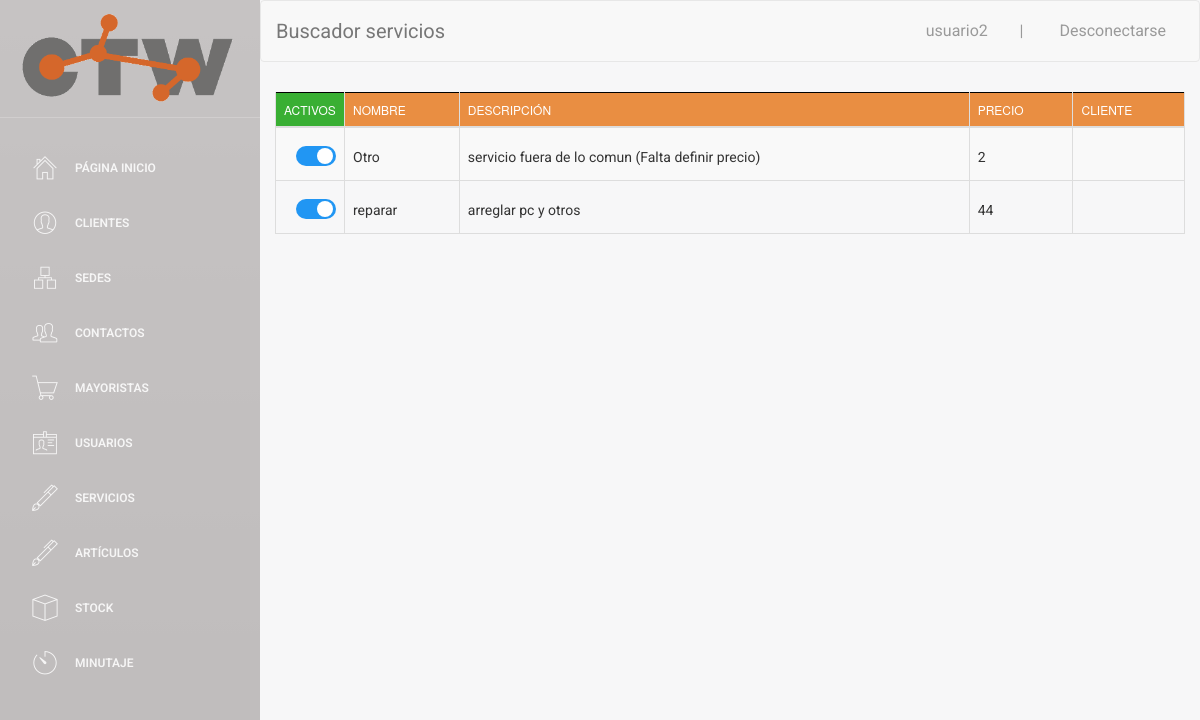
The page /buscador/buscador_servicios.php (signed in) on the database as committed earlier.
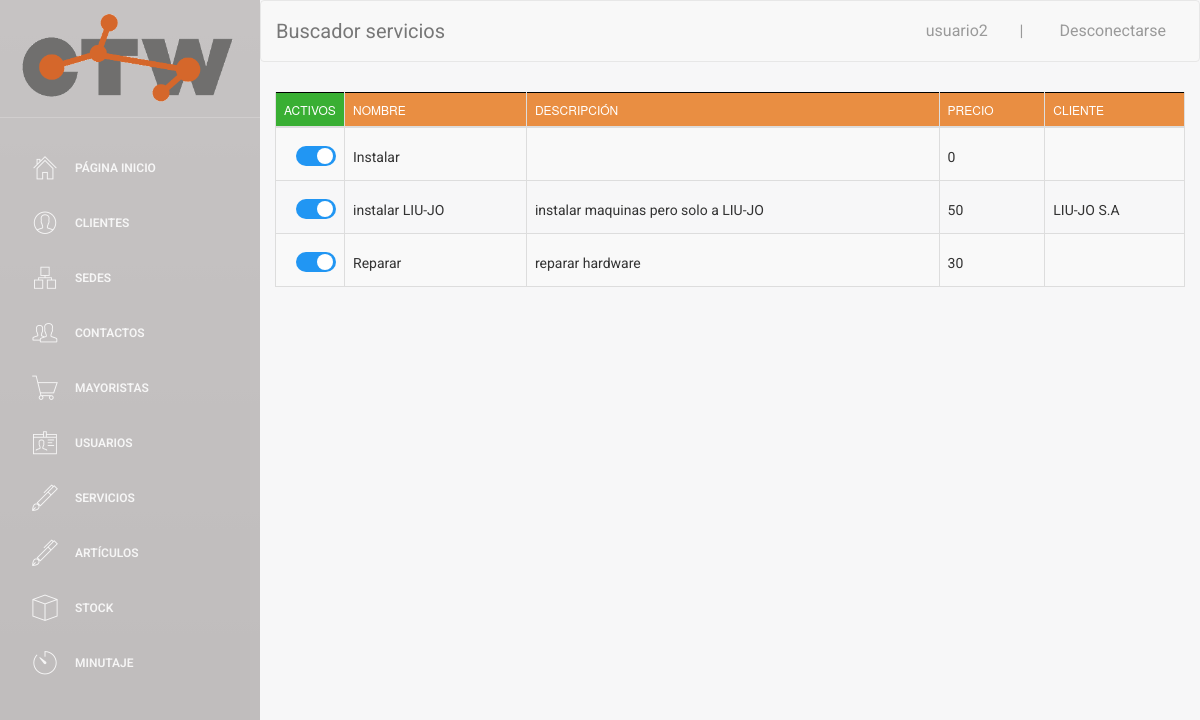
The same page on the database as committed later.
### tables this page shows
CREATE TABLE `SERVICIO` (
  `ID_SERVICIO` int(4) NOT NULL,
  `nombre` varchar(30) NOT NULL,
  `descripcion` text,
  `precio` float NOT NULL DEFAULT '0',
  `NIF_empresa` varchar(20) DEFAULT NULL,
  `activo` tinyint(4) NOT NULL DEFAULT '1'
);

CREATE TABLE `CLIENTE` (
  `NIF_EMPRESA` varchar(9) NOT NULL,
  `nombre_comercial` varchar(35) NOT NULL,
  `nombre_completo` varchar(60) NOT NULL,
  `telefono` int(9) NOT NULL,
  `email` varchar(30) NOT NULL,
  `ciudad_facturacion` varchar(25) NOT NULL,
  `codigo_postal_facturacion` varchar(10) NOT NULL,
  `calle_facturacion` varchar(30) NOT NULL,
  `numero_facturacion` varchar(8) NOT NULL,
  `ciudad_envio` varchar(25) NOT NULL,
  `codigo_postal_envio` varchar(10) NOT NULL,
  `calle_envio` varchar(30) NOT NULL,
  `numero_envio` varchar(8) NOT NULL,
  `IBAN` varchar(34) NOT NULL,
  `SEPA` varchar(2) NOT NULL,
  `pais` varchar(30) DEFAULT NULL,
  `prefijo` int(5) DEFAULT NULL,
  `activo` tinyint(1) NOT NULL
);

### web/assets/php/selects.php (called while the page is built, shortened)
<?php
function select_all_servicio(){
    $conn = connect();
    $sql = "SELECT *
    FROM SERVICIO
    ORDER BY nombre asc";
    $data = $conn->query($sql);
    return $data;
  }
   function select_nombre_cliente($NIF_cliente){
    $conn = connect();
    $sql = "SELECT nombre_comercial
    FROM CLIENTE WHERE NIF_EMPRESA = '".$NIF_cliente."'";
    $data = $conn->query($sql);
    $row = $data->fetch_assoc();
    $nombre_cliente = $row['nombre_comercial'];
    return $nombre_cliente;
  }
?>

### web/buscador/buscador_servicios.php (the view, shortened to what the changed rows need)
<!doctype html>
<?php
include('../assets/php/selects.php');
include('../assets/php/functions.php');
if ($_SESSION["login_done"] == true){
?>
<html lang="en">
<head>
</head>
<body>
<div class="wrapper">
    <div class="main-panel">
        <div class="content">
            <div class="container-fluid">
                <div class="row">
                    <div>
                        <div>
                            <table id="buscador_servicio" class="table table-striped table-bordered">
                                <thead>
                                <tr>
                                    <th style="background-color: #39AF33; width: 3px;">Activos</th>
                                    <th>Nombre</th>
                                    <th>Descripción</th>
                                    <th>Precio</th>
                                    <th>Cliente</th>
                                </tr>
                                </thead>
                                <tbody>
                                <?php
                                $data = select_all_servicio();
                                if ($data->num_rows > 0) {
                                    while ($row = $data->fetch_assoc()) {
                                        $pk = $row['ID_SERVICIO'];
                                        ?>
                                        <tr>
                                            <?php checkbox_servicios($row['activo'],$row['ID_SERVICIO']  )?>
                                            <td><label style="margin-top: 11px;"><a href="#" class="nombre"
                                                                                    data-pk=<?php echo "\"$pk\""; ?>><?php echo $row['nombre'] ?> </a></label>
                                            </td>
                                            <td><label style="margin-top: 11px;"><a href="#" class="descripcion"
                                                                                    data-pk=<?php echo "\"$pk\""; ?>><?php echo $row['descripcion'] ?> </a></label>
                                            </td>
                                            <td><label style="margin-top: 11px;"><a href="#" class="precio"
                                                                                    data-pk=<?php echo "\"$pk\""; ?>><?php echo $row['precio'] ?> </a></label>
                                            </td>
                                            <td><label style="margin-top: 11px;">
                                                    <a href="#" class="NIF_empresa" data-pk=<?php echo "\"$pk\""; ?>>
                                                        <?php
                                                        if($row['NIF_empresa']=='') {
                                                            echo $row['NIF_empresa'];
                                                        }else{
                                                            $nif_cliente = $row['NIF_empresa'];
                                                            $nombreCliente = select_nombre_cliente($nif_cliente);
                                                            echo $nombreCliente;
                                                        }
                                                        ?>
                                                    </a></label></td>
                                        </tr>
                                        <?php
                                    }
                                } else {
                                    echo "0 results";
                                }
                                ?>
                                </tbody>
                            </table>
                        </div>
                    </div>
                </div>
            </div>
        </div>
    </div>
</div>
</body>
</html>
<?php
} else {
    echo "false";
    header("location:../index.php");
}
?>

### web/assets/php/functions.php (shortened to what the changed rows need)
<html>
    <?php
function checkbox_servicios($activo, $ID_SERVICIO)
{
    if ($activo == 0) {
        echo "<td><label style=\"margin-top: 10px; margin-left:12px;\" class=\"switcha\" ><a class=\"checkbox_activo\">&nbsp;0</a><input  type=\"checkbox\" onchange=\" onchange_servicio('$ID_SERVICIO', $activo)\"><div  class=\"slider rounda\"></div></label></td>";
    } else {
        echo "<td><label style=\"margin-top: 10px; margin-left:12px;\" class=\"switcha\"><a  class=\"checkbox_activo\">&nbsp;1</a><input  type=\"checkbox\" checked onchange=\" onchange_servicio('$ID_SERVICIO', $activo)\" ><div  class=\"slider rounda\"></div></label></td>";
    }
}
?>
</html>

Rows that differ between the two databases and show on the page:
removed servicio: nombre "Otro", descripcion "servicio fuera de lo comun (Falta definir precio)", precio "2"
changed servicio: nombre "reparar" → "Instalar"; precio "44" → "0"; descripcion "arreglar pc y otros" → (not shown)
added servicio: nombre "instalar LIU-JO", descripcion "instalar maquinas pero solo a LIU-JO", precio "50", NIF_empresa.nombre_comercial "LIU-JO S.A"
added servicio: nombre "Reparar", descripcion "reparar hardware", precio "30"
